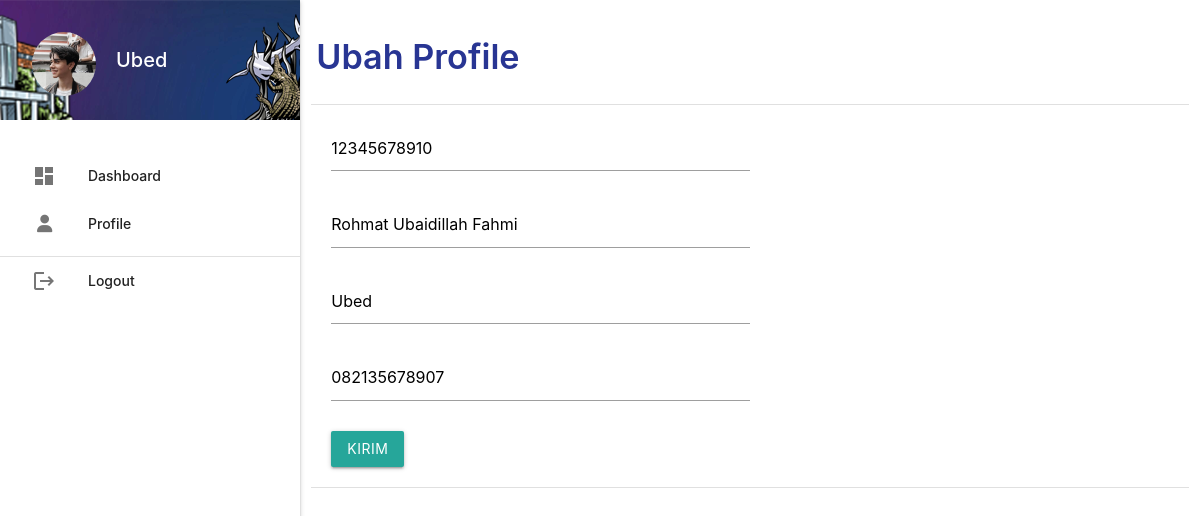
The app's page /pengaduan_masyarakat/masyarakat/index.php?p=profile (signed in) with its own data.
### tables this page shows
CREATE TABLE `masyarakat` (
  `nik` varchar(16) NOT NULL,
  `nama` varchar(35) NOT NULL,
  `username` varchar(25) NOT NULL,
  `password` varchar(255) NOT NULL,
  `telp` varchar(13) NOT NULL
);

### pengaduan_masyarakat/masyarakat/profile.php (the view, shortened to what this page needs)
<?php
include '../conn/koneksi.php';
$data = $_SESSION['data'];
$nik = $data['nik'];
$querySelect = "SELECT * FROM masyarakat WHERE nik='$nik'";
$resultSelect = mysqli_query($koneksi, $querySelect);
$dataTerbaru = mysqli_fetch_assoc($resultSelect);
$nik_terbaru = $dataTerbaru['nik'];
$nama_terbaru = $dataTerbaru['nama'];
$username_terbaru = $dataTerbaru['username'];
$telp_terbaru = $dataTerbaru['telp'];
?>
<!DOCTYPE html>
<html lang="en">
<head>
</head>
<body>
    <table class="responsive-table" border="2" style="width: 100%;">
        <tr>
            <td><h4 style="color: #283593; font-weight: 600;">Ubah Profile</h4></td>
        </tr>
        <tr>
            <td style="padding: 20px;">
                <form method="POST" enctype="multipart/form-data">
                    <input class="materialize-textarea" name="nik_baru" value="<?php echo $nik_terbaru; ?>" placeholder="NIK (Nomor Induk Keluarga)" aria-label="readonly input example" readonly style="width: 50%;"><br><br>
                    <input class="materialize-textarea" name="nama_baru" value="<?php echo $nama_terbaru; ?>" placeholder="Nama Lengkap" style="width: 50%;"><br><br>
                    <input class="materialize-textarea" name="username_baru" value="<?php echo $username_terbaru; ?>" placeholder="Username" style="width: 50%;"><br><br>
                    <input class="materialize-textarea" name="telp_baru" value="<?php echo $telp_terbaru; ?>" placeholder="Telepon" style="width: 50%;"><br><br>
                    <input type="submit" name="Update" value="Kirim" class="btn">
                </form>
            </td>
        </tr>
    </table>
</body>
</html>

### records on screen
masyarakat: nik_baru "12345678910", nama_baru "Rohmat Ubaidillah Fahmi", username_baru "Ubed", telp_baru "082135678907"

### other values on screen
$_SESSION['username'] "Ubed"
